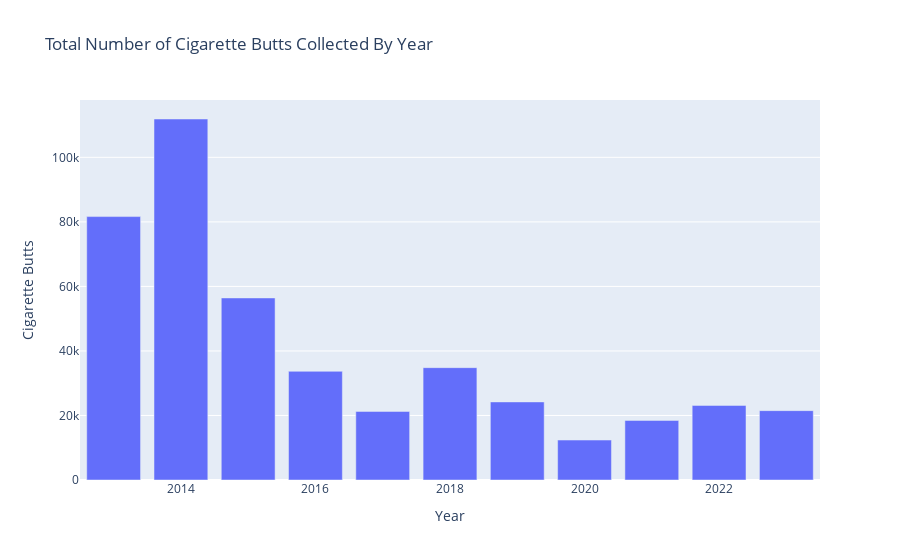

Write notebook code for a chart like this one.
### Code cell
# Cigarette butts only

fig = px.bar(annual_data, x='Year', y='Cigarette Butts', title="Total Number of Cigarette Butts Collected By Year")
fig.show()
# TODO: combine into one graph

### Figure 1 — Plotly figure (JSON) as saved in the notebook; plotly's stock layout.template omitted (floating-point values rounded to 4 significant figures)
{"data": [{"alignmentgroup": "True", "hovertemplate": "Year=%{x}<br>Cigarette Butts=%{y}<extra></extra>", "legendgroup": "", "marker": {"color": "#636efa", "pattern": {"shape": ""}}, "name": "", "offsetgroup": "", "orientation": "v", "showlegend": false, "textposition": "auto", "type": "bar", "x": [2013, 2014, 2015, 2016, 2017, 2018, 2019, 2020, 2021, 2022, 2023], "xaxis": "x", "y": [81642, 111884, 56423, 33684, 21251, 34815, 24202, 12380, 18464, 23115, 21498], "yaxis": "y"}], "layout": {"autosize": true, "barmode": "relative", "legend": {"tracegroupgap": 0}, "title": {"text": "Total Number of Cigarette Butts Collected By Year"}, "xaxis": {"anchor": "y", "autorange": true, "domain": [0, 1], "range": [2012.0, 2024.0], "title": {"text": "Year"}, "type": "linear"}, "yaxis": {"anchor": "x", "autorange": true, "domain": [0, 1], "range": [0, 117800.0], "title": {"text": "Cigarette Butts"}, "type": "linear"}}}
